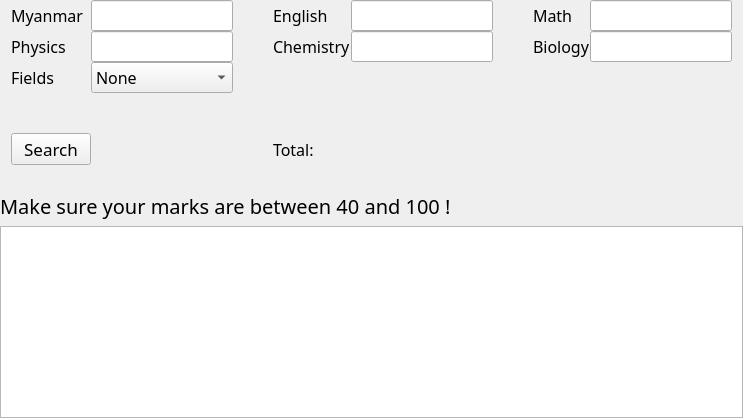
                    <widget class="QWidget" name="bioPage">
                     <layout class="QGridLayout" name="gridLayout_16">
                      <property name="leftMargin">
                       <number>0</number>
                      </property>
                      <property name="topMargin">
                       <number>0</number>
                      </property>
                      <property name="rightMargin">
                       <number>0</number>
                      </property>
                      <property name="bottomMargin">
                       <number>0</number>
                      </property>
                      <item row="3" column="0">
                       <widget class="QListWidget" name="main_listView">
                        <property name="font">
                         <font>
                          <family>Space Grotesk</family>
                          <pointsize>14</pointsize>
                         </font>
                        </property>
                       </widget>
                      </item>
                      <item row="1" column="0">
                       <layout class="QGridLayout" name="gridLayout_14">
                        <property name="leftMargin">
                         <number>0</number>
                        </property>
                        <property name="rightMargin">
                         <number>0</number>
                        </property>
                        <property name="spacing">
                         <number>0</number>
                        </property>
                        <item row="0" column="0">
                         <layout class="QGridLayout" name="gridLayout_15">
                          <property name="leftMargin">
                           <number>11</number>
                          </property>
                          <property name="rightMargin">
                           <number>11</number>
                          </property>
                          <property name="bottomMargin">
                           <number>21</number>
                          </property>
                          <item row="1" column="0">
                           <widget class="QLabel" name="label_27">
                            <property name="font">
                             <font>
                              <family>Space Grotesk</family>
                              <pointsize>12</pointsize>
                             </font>
                            </property>
                            <property name="text">
                             <string>Physics</string>
                            </property>
                           </widget>
                          </item>
                          <item row="2" column="0">
                           <widget class="QLabel" name="label_26">
                            <property name="font">
                             <font>
                              <family>Space Grotesk</family>
                              <pointsize>12</pointsize>
                             </font>
                            </property>
                            <property name="text">
                             <string>Fields</string>
                            </property>
                           </widget>
                          </item>
                          <item row="2" column="1">
                           <widget class="QComboBox" name="field_box">
                            <property name="font">
                             <font>
                              <family>Space Grotesk</family>
                              <pointsize>12</pointsize>
                             </font>
                            </property>
                            <item>
                             <property name="text">
                              <string>None</string>
                             </property>
                            </item>
                            <item>
                             <property name="text">
                              <string>Medicine</string>
                             </property>
                            </item>
                            <item>
                             <property name="text">
                              <string>Technology</string>
                             </property>
                            </item>
                            <item>
                             <property name="text">
                              <string>IT</string>
                             </property>
                            </item>
                            <item>
                             <property name="text">
                              <string>Educational</string>
                             </property>
                            </item>
                            <item>
                             <property name="text">
                              <string>Languages</string>
                             </property>
                            </item>
                            <item>
                             <property name="text">
                              <string>Education</string>
                             </property>
                            </item>
                            <item>
                             <property name="text">
                              <string>Agricultural</string>
                             </property>
                            </item>
                           </widget>
                          </item>
                          <item row="1" column="1">
                           <widget class="QLineEdit" name="inp4">
                            <property name="font">
                             <font>
                              <family>Space Grotesk</family>
                              <pointsize>12</pointsize>
                             </font>
                            </property>
                           </widget>
                          </item>
                          <item row="0" column="1">
                           <widget class="QLineEdit" name="inp1">
                            <property name="font">
                             <font>
                              <family>Space Grotesk</family>
                              <pointsize>12</pointsize>
                             </font>
                            </property>
                           </widget>
                          </item>
                          <item row="0" column="5">
                           <spacer name="horizontalSpacer_14">
                            <property name="orientation">
                             <enum>Qt::Horizontal</enum>
                            </property>
                            <property name="sizeHint" stdset="0">
                             <size>
                              <width>40</width>
                              <height>20</height>
                             </size>
                            </property>
                           </spacer>
                          </item>
                          <item row="0" column="2">
                           <spacer name="horizontalSpacer_13">
                            <property name="orientation">
                             <enum>Qt::Horizontal</enum>
                            </property>
                            <property name="sizeHint" stdset="0">
                             <size>
                              <width>40</width>
                              <height>20</height>
                             </size>
                            </property>
                           </spacer>
                          </item>
                          <item row="0" column="7">
                           <widget class="QLineEdit" name="inp3">
                            <property name="font">
                             <font>
                              <family>Space Grotesk</family>
                              <pointsize>12</pointsize>
                             </font>
                            </property>
                           </widget>
                          </item>
                          <item row="4" column="0">
                           <widget class="QPushButton" name="search_btn">
                            <property name="font">
                             <font>
                              <family>Space Grotesk</family>
                              <pointsize>13</pointsize>
                             </font>
                            </property>
                            <property name="text">
                             <string>Search</string>
                            </property>
                           </widget>
                          </item>
                          <item row="0" column="0">
                           <widget class="QLabel" name="label_21">
                            <property name="font">
                             <font>
                              <family>Space Grotesk</family>
                              <pointsize>12</pointsize>
                             </font>
                            </property>
                            <property name="text">
                             <string>Myanmar</string>
                            </property>
                           </widget>
                          </item>
                          <item row="0" column="4">
                           <widget class="QLineEdit" name="inp2">
                            <property name="font">
                             <font>
                              <family>Space Grotesk</family>
                              <pointsize>12</pointsize>
                             </font>
                            </property>
                           </widget>
                          </item>
                          <item row="1" column="4">
                           <widget class="QLineEdit" name="inp5">
                            <property name="font">
                             <font>
                              <family>Space Grotesk</family>
                              <pointsize>12</pointsize>
                             </font>
                            </property>
                           </widget>
                          </item>
                          <item row="1" column="5">
                           <spacer name="horizontalSpacer_16">
                            <property name="orientation">
                             <enum>Qt::Horizontal</enum>
                            </property>
                            <property name="sizeHint" stdset="0">
                             <size>
                              <width>40</width>
                              <height>20</height>
                             </size>
                            </property>
                           </spacer>
                          </item>
                          <item row="1" column="3">
                           <widget class="QLabel" name="label_22">
                            <property name="font">
                             <font>
                              <family>Space Grotesk</family>
                              <pointsize>12</pointsize>
                             </font>
                            </property>
                            <property name="text">
                             <string>Chemistry</string>
                            </property>
                           </widget>
                          </item>
                          <item row="1" column="6">
                           <widget class="QLabel" name="label_25">
                            <property name="font">
                             <font>
                              <family>Space Grotesk</family>
                              <pointsize>12</pointsize>
                             </font>
                            </property>
                            <property name="text">
                             <string>Biology</string>
                            </property>
                           </widget>
                          </item>
                          <item row="1" column="2">
                           <spacer name="horizontalSpacer_15">
                            <property name="orientation">
                             <enum>Qt::Horizontal</enum>
                            </property>
                            <property name="sizeHint" stdset="0">
                             <size>
                              <width>40</width>
                              <height>20</height>
                             </size>
                            </property>
                           </spacer>
                          </item>
                          <item row="1" column="7">
                           <widget class="QLineEdit" name="inp6">
                            <property name="font">
                             <font>
                              <family>Space Grotesk</family>
                              <pointsize>12</pointsize>
                             </font>
                            </property>
                           </widget>
                          </item>
                          <item row="0" column="3">
                           <widget class="QLabel" name="label_23">
                            <property name="font">
                             <font>
                              <family>Space Grotesk</family>
                              <pointsize>12</pointsize>
                             </font>
                            </property>
                            <property name="text">
                             <string>English</string>
                            </property>
                           </widget>
                          </item>
                          <item row="0" column="6">
                           <widget class="QLabel" name="label_24">
                            <property name="font">
                             <font>
                              <family>Space Grotesk</family>
                              <pointsize>12</pointsize>
                             </font>
                            </property>
                            <property name="text">
                             <string>Math</string>
                            </property>
                           </widget>
                          </item>
                          <item row="4" column="3">
                           <widget class="QLabel" name="label_28">
                            <property name="font">
                             <font>
                              <family>Space Grotesk</family>
                              <pointsize>12</pointsize>
                             </font>
                            </property>
                            <property name="text">
                             <string>Total:</string>
                            </property>
                            <property name="scaledContents">
                             <bool>false</bool>
                            </property>
                           </widget>
                          </item>
                          <item row="4" column="4">
                           <widget class="QLabel" name="totalmarks">
                            <property name="font">
                             <font>
                              <family>Space Grotesk</family>
                              <pointsize>12</pointsize>
                             </font>
                            </property>
                            <property name="text">
                             <string/>
                            </property>
                           </widget>
                          </item>
                          <item row="3" column="1">
                           <spacer name="verticalSpacer_6">
                            <property name="orientation">
                             <enum>Qt::Vertical</enum>
                            </property>
                            <property name="sizeType">
                             <enum>QSizePolicy::Minimum</enum>
                            </property>
                            <property name="sizeHint" stdset="0">
                             <size>
                              <width>20</width>
                              <height>40</height>
                             </size>
                            </property>
                           </spacer>
                          </item>
                         </layout>
                        </item>
                       </layout>
                      </item>
                      <item row="2" column="0">
                       <widget class="QLabel" name="err_msg">
                        <property name="font">
                         <font>
                          <family>Space Grotesk</family>
                          <pointsize>15</pointsize>
                         </font>
                        </property>
                        <property name="text">
                         <string>Make sure your marks are between 40 and 100 !</string>
                        </property>
                       </widget>
                      </item>
                     </layout>
                    </widget>
